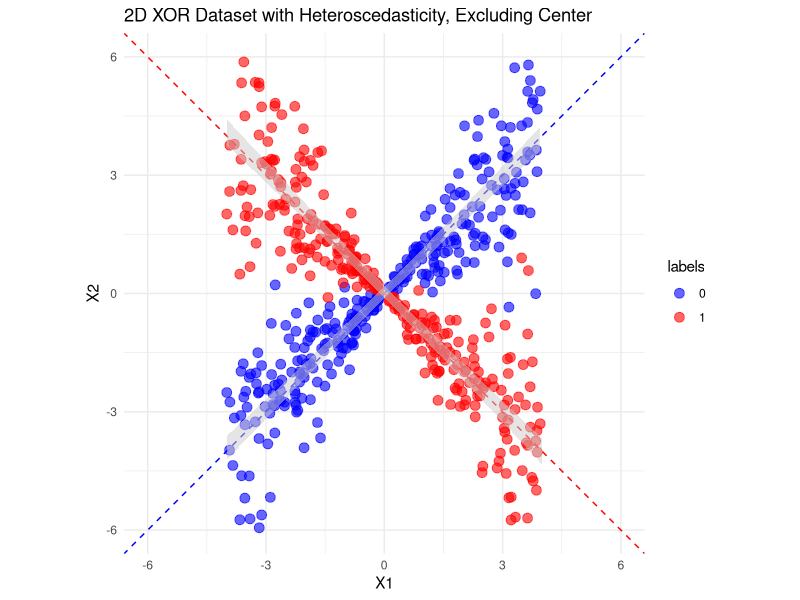
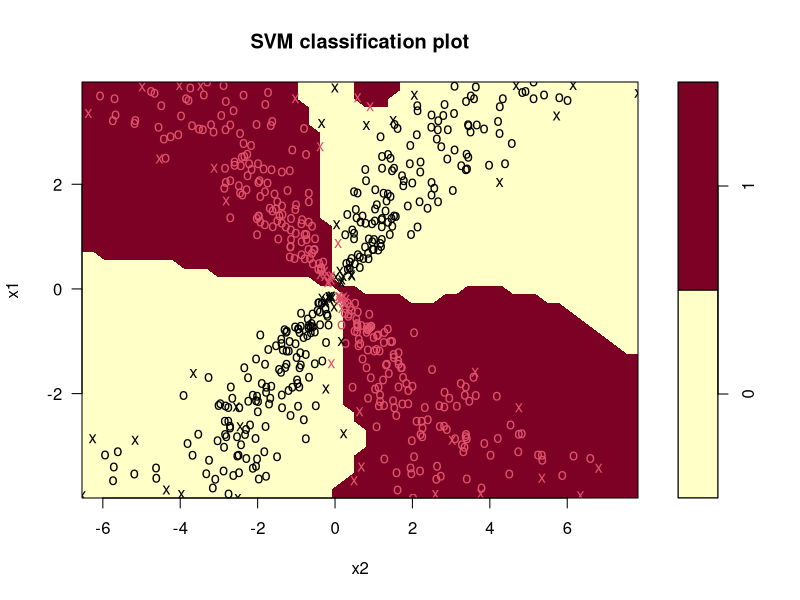

Reproduce these figures in R, in order.
library(ggplot2)
library(e1071)

# Set seed for reproducibility
set.seed(123)

# Parameters for the dataset
num_points_per_class <- 300
max_x <- 4.0
max_y <- 8
exclusion_radius <- 0.15 # Radius within which points are excluded
standard_deviation_factor <- 0.9 # How many standard deviations to plot for the envelope

# Generate data points for XOR pattern with heteroscedasticity
# Generate more initially to compensate for filtering
x1 <- runif(num_points_per_class * 2, -max_x, max_x)
x2_positive <- x1 + rnorm(num_points_per_class * 2, sd = abs(x1) / 2 * standard_deviation_factor)

x2_negative <- -x1 + rnorm(num_points_per_class * 2, sd = abs(x1) / 2 * standard_deviation_factor)

# Combine into a data frame
data <- data.frame(x1 = x1, x2 = c(x2_positive, x2_negative), labels = factor(rep(0:1, each = num_points_per_class * 2)))

# Filter out points near the center (0,0)
data <- data[with(data, sqrt(x1^2 + x2^2) > exclusion_radius), ]

# Ensure that we have roughly equal numbers after filtering
data_positive <- data[data$labels == 0, ][1:num_points_per_class, ]
data_negative <- data[data$labels == 1, ][1:num_points_per_class, ]
data <- rbind(data_positive, data_negative)

# Fit the model for data_positive
model_positive <- lm(x2 ~ x1, data = data_positive)

# Generate predictions and confidence intervals
newx <- seq(min(data$x1), max(data$x1), length.out = length(data$x1))
preds_positive <- predict(model_positive, newdata = data.frame(x1 = newx), interval = "confidence", level = 0.99)
preds_positive_df <- data.frame(x1 = newx, lwr = preds_positive[, "lwr"], upr = preds_positive[, "upr"])


# Fit the model for data_negative
model_negative <- lm(x2 ~ x1, data = data_negative)
newy <- seq(min(data$x2), max(data$x2), length.out = length(data$x2))
preds_negative <- predict(model_negative, newdata = data.frame(x2 = newy), interval = "confidence", level = 0.99)
preds_negative_df <- data.frame(x2 = newy, lwr = preds_negative[, "lwr"], upr = preds_negative[, "upr"])

# Ribbon to contain all data_positive of positive points
ribbon_positive <- data.frame(x1 = c(preds_positive_df$x1, rev(preds_positive_df$x1)), y = c(preds_positive_df$upr, rev(preds_positive_df$lwr)))



# Plot using ggplot
colors <- c("blue", "red")
# p <- ggplot(data, aes(x = x1, y = x2, colors = labels)) +
p <- ggplot(data, aes(x = x1, y = x2)) +
    geom_point(alpha = 0.6, size = 3, aes(color = labels)) +
    scale_color_manual(values = c("blue", "red")) +
    labs(title = "2D XOR Dataset with Heteroscedasticity, Excluding Center", x = "X1", y = "X2") +
    geom_abline(slope = 1, intercept = 0, linetype = "dashed", color = "blue") +
    geom_abline(slope = -1, intercept = 0, linetype = "dashed", color = "red") +
    # Graph the confidence interval for the positive class
    geom_ribbon(data = preds_positive_df, aes(y = NULL, ymin = lwr, ymax = upr), fill = "grey80", alpha = 0.5) +
    geom_ribbon(data = preds_negative_df, aes(y = NULL, ymin = lwr, ymax = upr), fill = "grey80", alpha = 0.5) +
    # Ribbon
    coord_equal(ratio = 1) +
    xlim(-6, 6) +
    ylim(-6, 6) +
    theme_minimal()

print(p)

# Calculate SVM
svmfit <- svm(labels ~ ., data = data, kernel = "radial", cost = 10, scale = FALSE)

# Plot the decision boundary
plot(svmfit, data)


# function map2Dto3D() {
#     # Map the 2D data to 3D space
#     data_mapped <- cbind(data, data$x1^2 + data$x2^2)
#     z <- data_mapped[, 3]

#     # Plot to a 3D mapping
#     open3d()
#     plot3d(
#         data$x1,
#         data$x2,
#         z,
#         col = c("blue", "red")[as.numeric(data$labels)],
#         size = 5,
#         xlab = "",
#         ylab = "",
#         zlab = ""
#     )
#     legend3d("topright", legend = c("Class 0", "Class 1"), col = 1:2, pch = 16)
#     planes3d(a = 0, b = 0, c = 1, d = -1.4, alpha = 0.5, col = "gray")
# }
